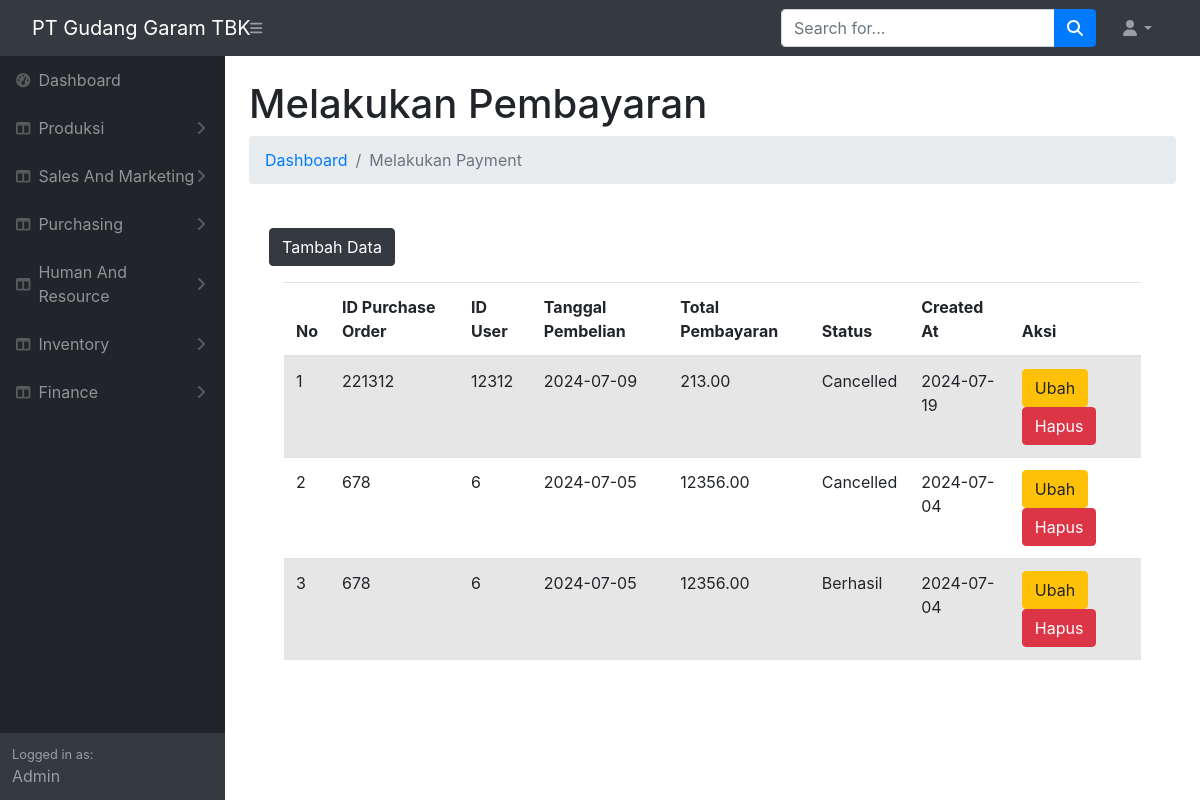
Page /produksi/pay.php on the committed database.
### tables this page shows
CREATE TABLE `pay` (
  `id_pay` int(11) NOT NULL,
  `id_purchase_order` int(11) NOT NULL,
  `id_user` int(11) NOT NULL,
  `date` date NOT NULL,
  `amount_paid` decimal(10,2) NOT NULL,
  `status` varchar(255) NOT NULL,
  `created_at` date NOT NULL
);

### produksi/pay.php (the view, shortened to what this page needs)
<!DOCTYPE html>
<html lang="en">
    <head>
        <link rel="stylesheet" type="text/css" media="screen" href="https://cdn.datatables.net/1.13.1/css/jquery.dataTables.min.css">
    <link rel="stylesheet" type="text/css" media="screen" href="https://cdnjs.cloudflare.com/ajax/libs/twitter-bootstrap/5.2.0/css/bootstrap.min.css">
    <link rel="stylesheet" type="text/css" media="screen" href="https://cdn.datatables.net/1.13.1/css/dataTables.bootstrap5.min.css">
        <link href="https://cdn.jsdelivr.net/npm/simple-datatables@7.1.2/dist/style.min.css" rel="stylesheet" />
        <link href="css/styles.css" rel="stylesheet" />
    </head>
    <body class="sb-nav-fixed">
        <nav class="sb-topnav navbar navbar-expand navbar-dark bg-dark">
            <a class="navbar-brand ps-3" href="index.html">PT Gudang Garam TBK</a>
            <button class="btn btn-link btn-sm order-1 order-lg-0 me-4 me-lg-0" id="sidebarToggle" href="#!"><i class="fas fa-bars"></i></button>
            <form class="d-none d-md-inline-block form-inline ms-auto me-0 me-md-3 my-2 my-md-0">
                <div class="input-group">
                    <input class="form-control" type="text" placeholder="Search for..." aria-label="Search for..." aria-describedby="btnNavbarSearch" />
                    <button class="btn btn-primary" id="btnNavbarSearch" type="button"><i class="fas fa-search"></i></button>
                </div>
            </form>
            <ul class="navbar-nav ms-auto ms-md-0 me-3 me-lg-4">
                <li class="nav-item dropdown">
                    <a class="nav-link dropdown-toggle" id="navbarDropdown" href="#" role="button" data-bs-toggle="dropdown" aria-expanded="false"><i class="fas fa-user fa-fw"></i></a>
                </li>
            </ul>
        </nav>
        <div id="layoutSidenav">
            <div id="layoutSidenav_nav">
                <nav class="sb-sidenav accordion sb-sidenav-dark" id="sidenavAccordion">
                    <div class="sb-sidenav-menu">
                        <div class="nav">
                        <a class="nav-link" href="index.php">
                                <div class="sb-nav-link-icon"><i class="fas fa-tachometer-alt"></i></div>
                                Dashboard
                            </a>
                            <a class="nav-link collapsed" href="#" data-bs-toggle="collapse" data-bs-target="#collapseLayouts" aria-expanded="false" aria-controls="collapseLayouts">
                                <div class="sb-nav-link-icon"><i class="fas fa-columns"></i></div>
                                Produksi
                                <div class="sb-sidenav-collapse-arrow"><i class="fas fa-angle-down"></i></div>
                            </a>
                            <a class="nav-link collapsed" href="#" data-bs-toggle="collapse" data-bs-target="#collapseLayouts" aria-expanded="false" aria-controls="collapseLayouts">
                                <div class="sb-nav-link-icon"><i class="fas fa-columns"></i></div>
                                Sales And Marketing
                                <div class="sb-sidenav-collapse-arrow"><i class="fas fa-angle-down"></i></div>
                            </a>
                        <a class="nav-link collapsed" href="#" data-bs-toggle="collapse" data-bs-target="#collapseLayouts" aria-expanded="false" aria-controls="collapseLayouts">
                            <div class="sb-nav-link-icon"><i class="fas fa-columns"></i></div>
                            Purchasing
                            <div class="sb-sidenav-collapse-arrow"><i class="fas fa-angle-down"></i></div>
                        </a>
                        <a class="nav-link collapsed" href="#" data-bs-toggle="collapse" data-bs-target="#collapseLayouts" aria-expanded="false" aria-controls="collapseLayouts">
                        <div class="sb-nav-link-icon"><i class="fas fa-columns"></i></div>
                            Human And Resource
                            <div class="sb-sidenav-collapse-arrow"><i class="fas fa-angle-down"></i></div>
                            </a>
                        <a class="nav-link collapsed" href="#" data-bs-toggle="collapse" data-bs-target="#collapseLayouts" aria-expanded="false" aria-controls="collapseLayouts">
                            <div class="sb-nav-link-icon"><i class="fas fa-columns"></i></div>
                                Inventory
                                <div class="sb-sidenav-collapse-arrow"><i class="fas fa-angle-down"></i></div>
                                </a>
                        <a class="nav-link collapsed" href="#" data-bs-toggle="collapse" data-bs-target="#collapseLayouts" aria-expanded="false" aria-controls="collapseLayouts">
                            <div class="sb-nav-link-icon"><i class="fas fa-columns"></i></div>
                            Finance
                            <div class="sb-sidenav-collapse-arrow"><i class="fas fa-angle-down"></i></div>
                        </a>
                        <!DOCTYPE html>
                        <html lang="en">
                        <head>
                            <link href="https://stackpath.bootstrapcdn.com/bootstrap/4.5.2/css/bootstrap.min.css" rel="stylesheet">
                        </head>
                        <body>
                        </body>
                        </html>
                        </div>
                    </div>
                    <div class="sb-sidenav-footer">
                        <div class="small">Logged in as:</div>
                        Admin
                    </div>
                </nav>
            </div>
            <div id="layoutSidenav_content">
            <main>
                    <div class="container-fluid px-4">
                        <h1 class="mt-4">Melakukan Pembayaran</h1>
                        <ol class="breadcrumb mb-4">
                            <li class="breadcrumb-item"><a href="index.html">Dashboard</a></li>
                            <li class="breadcrumb-item active">Melakukan Payment</li>
                        </ol>
            <div class="card-body">
                <button type="button" class="btn btn-dark mb-3" data-bs-toggle="modal" data-bs-target="#modaldaftar">
                    Tambah Data
                </button>
                <div class="container">
    <table id="export" class="table table-striped" style="width:100%">
        <thead>
            <tr>
                <th>No</th>
                <th>ID Purchase Order</th>
                <th>ID User</th>
                <th>Tanggal Pembelian</th>
                <th>Total Pembayaran</th>
                <th>Status</th>
                <th>Created At</th>
                <th>Aksi</th>
            </tr>
        </thead>
        <tbody>
            <?php
            include "koneksi/koneksi.php";
            $no = 1;
            $tampil = mysqli_query($koneksi, "SELECT * FROM pay ORDER BY id_pay DESC");
            while ($data = mysqli_fetch_array($tampil)) {
                echo "<tr>
                <td>".$no."</td>
                <td>".$data['id_purchase_order']."</td>
                <td>".$data['id_user']."</td>
                <td>".$data['date']."</td>
                <td>".$data['amount_paid']."</td>
                <td>".$data['status']."</td>
                <td>".$data['created_at']."</td>
                <td>
                    <a href='#' class='btn btn-warning' data-bs-toggle='modal' data-bs-target='#modalubah".$no."'>Ubah</a>
                    <a href='#' class='btn btn-danger' data-bs-toggle='modal' data-bs-target='#modalhapus".$no."'>Hapus</a>
                </td>
                </tr>";
                $no++;
            }
            ?>
        </tbody>
    </table>
</div>
            </div>
        </div>
    </div>
  </body>
</html>

### rows in the picture
pay: id_purchase_order "221312", id_user "12312", date "2024-07-09", amount_paid "213.00", status "Cancelled", created_at "2024-07-19"
pay: id_purchase_order "678", id_user "6", date "2024-07-05", amount_paid "12356.00", status "Cancelled", created_at "2024-07-04"
pay: id_purchase_order "678", id_user "6", date "2024-07-05", amount_paid "12356.00", status "Berhasil", created_at "2024-07-04"
